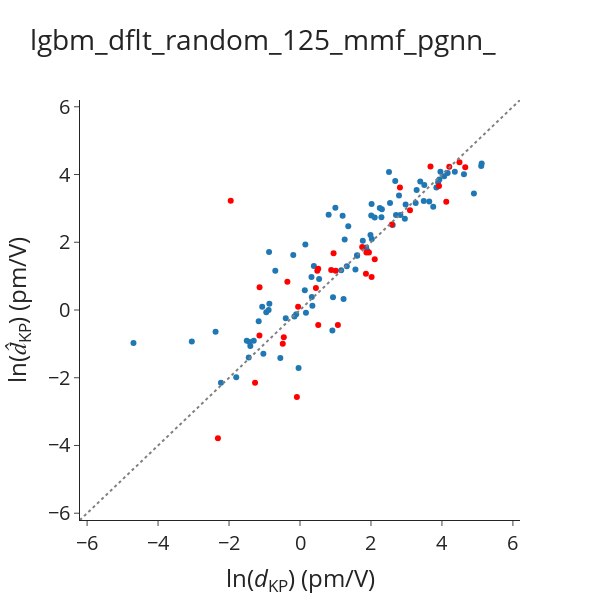
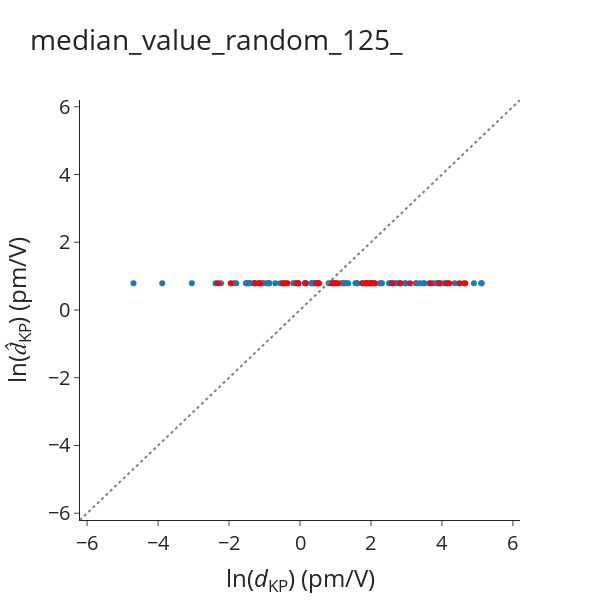
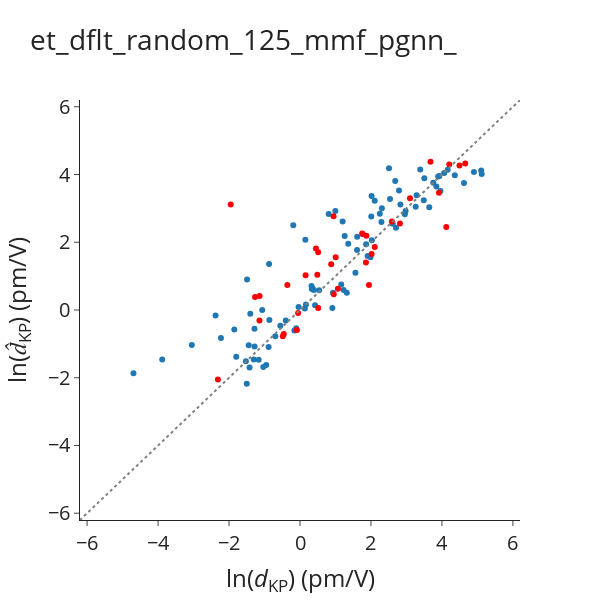
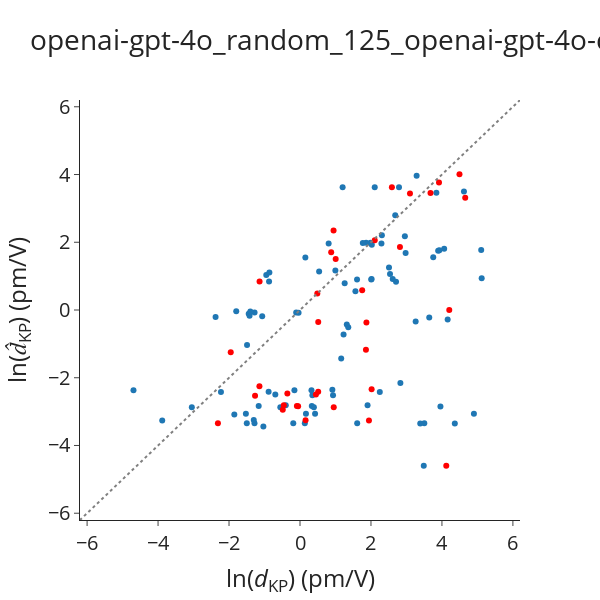

Here is the notebook cell these charts were saved with, in order:
### Code cell
# for split in SHG_BENCHMARK_SPLITS:
#     for k, v in dict_results_ravel.items():
#         if split not in k:  # to sort by holdout set
#             continue
#         if "_An" in k:  # too many figures otherwise
#             continue
#         if (
#             "et_" in k or "lgbm" in k or "modnet" in k
#         ) and "mmf_pgnn" not in k:  # too many figures otherwise
#             continue
#         if "claude" in k or "darwin" in k:
#             continue
#         df_pred = pd.DataFrame.from_dict(v, orient="index")
#         holdout_df = load_holdout(split)
#         df_pred = df_pred.filter(holdout_df.index, axis=0)

#         holdout_df_vt = holdout_df[holdout_df["origin"] != "Naccarato"]
#         df_pred_vt = df_pred.filter(holdout_df_vt.index, axis=0)
#         holdout_df_nac = holdout_df[holdout_df["origin"] == "Naccarato"]
#         df_pred_nac = df_pred.filter(holdout_df_nac.index, axis=0)

#         true_values_vt = holdout_df_vt["dKP_full_neum"].tolist()
#         pred_values_vt = df_pred_vt[0].tolist()

#         true_values_nac = holdout_df_nac["dKP_full_neum"].tolist()
#         pred_values_nac = df_pred_nac[0].tolist()

#         # Scatter plot for previous outputs.
#         scatter_plot_vt = go.Scatter(
#             x=np.log(true_values_vt),
#             y=np.log(pred_values_vt),
#             mode="markers",
#             name="",
#             showlegend=False,
#             text=[mpid for mpid in holdout_df_vt.index.tolist()],
#         )

#         # Scatter plot for previous outputs.
#         scatter_plot_nac = go.Scatter(
#             x=np.log(true_values_nac),
#             y=np.log(pred_values_nac),
#             mode="markers",
#             marker={"color": "red"},
#             name="",
#             showlegend=False,
#             text=[mpid for mpid in holdout_df_nac.index.tolist()],
#         )

#         ideal = go.Scatter(
#             x=[-10, 8],
#             y=[-10, 8],
#             mode="lines",
#             line=dict(color="gray", dash="dot"),
#             showlegend=False,
#         )

#         # Layout
#         layout = go.Layout(
#             title=dict(text=f"{k}"),
#             xaxis=dict(title="ln(<i>d</i><sub>KP</sub>) (pm/V)", range=[-6.2, 6.2]),
#             yaxis=dict(
#                 title="ln(<i>d&#770;</i><sub>KP</sub>) (pm/V)", range=[-6.2, 6.2]
#             ),
#             # legend=dict(font=dict(size=12)),
#         )

#         # Create figure
#         fig = go.Figure(data=[scatter_plot_vt, scatter_plot_nac, ideal], layout=layout)

#         fig.update_layout(
#             autosize=False,
#             font_size=20,
#             width=600,
#             height=600,
#             # plot_bgcolor="white",
#             template="simple_white",
#         )
#         fig.update_layout(
#             xaxis=dict(
#                 tickmode="linear",
#                 tick0=0,
#                 dtick=2,
#                 showgrid=False,
#             ),
#             yaxis=dict(
#                 tickmode="linear",
#                 tick0=0,
#                 dtick=2,
#                 showgrid=False,
#             ),
#         )

#         fig.show()
